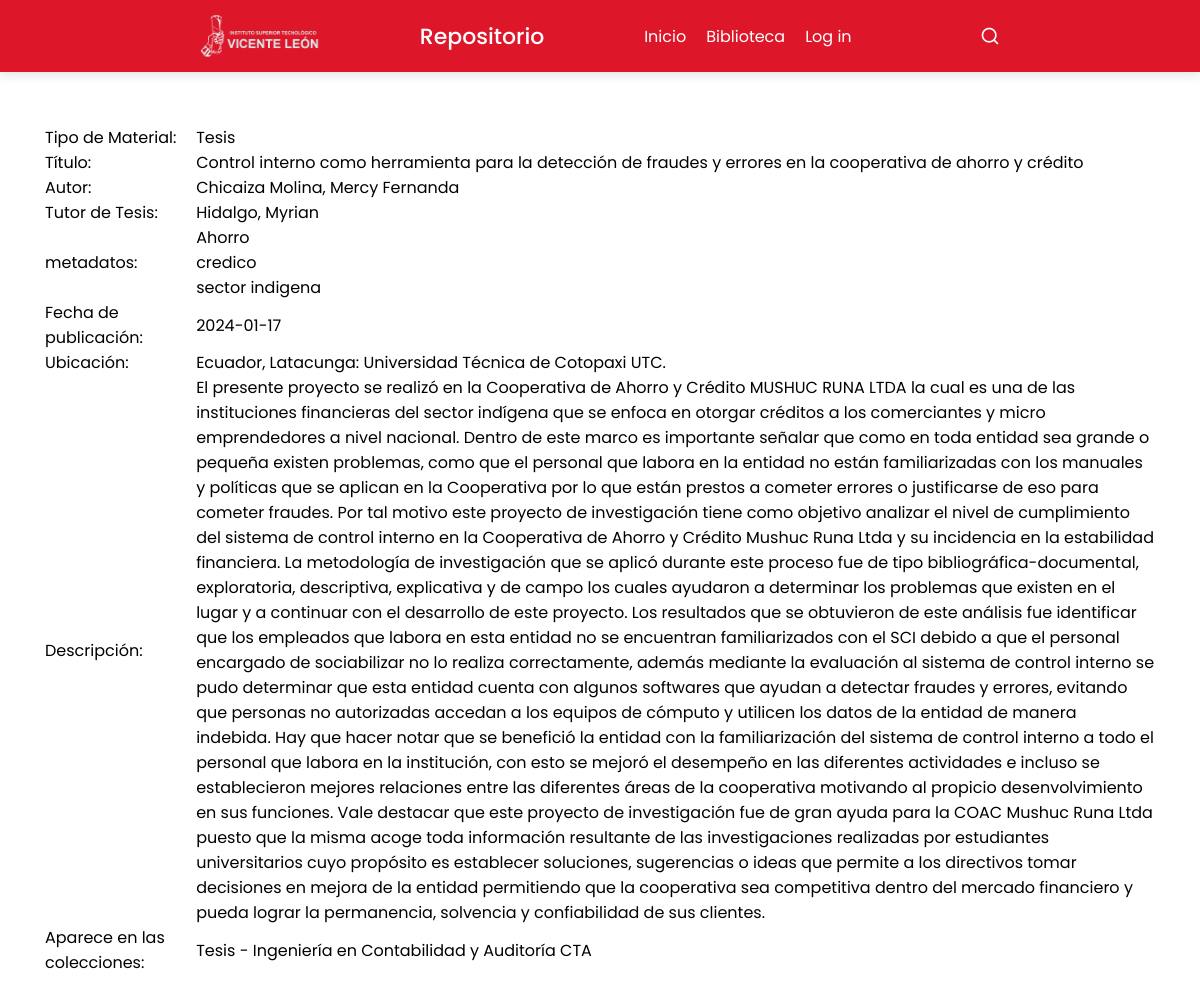
Page /handler?id=9 on the committed database.
### tables this page shows
CREATE TABLE `acaprojc` (
  `projc_cod_projc` int(11) NOT NULL,
  `projc_mat_projc` varchar(50) NOT NULL,
  `projc_tit_projc` varchar(200) NOT NULL,
  `projc_fec_projc` date NOT NULL,
  `projc_ubi_projc` varchar(200) NOT NULL,
  `projc_rem_projc` text NOT NULL,
  `projc_fil_projc` text NOT NULL,
  `projc_cod_colec` int(11) NOT NULL
);

CREATE TABLE `acaautor` (
  `autor_cod_autor` int(11) NOT NULL,
  `autor_nom_autor` varchar(100) NOT NULL,
  `autor_cod_projc` int(11) NOT NULL,
  `autor_cod_tutor` int(11) NOT NULL
);

CREATE TABLE `acatutor` (
  `tutor_cod_tutor` int(11) NOT NULL,
  `tutor_nom_tutor` varchar(100) NOT NULL
);

CREATE TABLE `acaplbrs` (
  `plbrs_cod_plbrs` int(11) NOT NULL,
  `plbrs_nom_plbrs` varchar(50) NOT NULL,
  `plbrs_cod_projc` int(11) NOT NULL
);

CREATE TABLE `acacolec` (
  `colec_cod_colec` int(11) NOT NULL,
  `colec_nom_colec` varchar(200) NOT NULL,
  `colec_cod_carer` int(11) NOT NULL
);

### database/results.php (called while the page is built, shortened)
<?php
    require_once('conexion.php');
    if($_SERVER["REQUEST_METHOD"]=='GET'){
      $id = $_GET['id'];
      $sql = "SELECT prj.projc_mat_projc,prj.projc_tit_projc,aut.autor_nom_autor,tor.tutor_nom_tutor,brs.plbrs_nom_plbrs,prj.projc_fec_projc,
      prj.projc_ubi_projc,prj.projc_rem_projc,erv.colec_nom_colec,car.carer_nom_carer,prj.projc_fil_projc FROM acaprojc prj
      JOIN acaautor aut
      ON aut.autor_cod_projc=prj.projc_cod_projc
      JOIN acatutor tor
      ON tor.tutor_cod_tutor=aut.autor_cod_tutor
      JOIN acaplbrs brs
      ON brs.plbrs_cod_projc=prj.projc_cod_projc
      JOIN acacolec erv
      ON erv.colec_cod_colec=prj.projc_cod_colec
      JOIN acacarer car
      ON car.carer_cod_carer=erv.colec_cod_carer
      where prj.projc_cod_projc='$id'";
      $library = $con->query($sql);
    }
?>

### handler.php (the view, shortened to what this page needs)
<?php
    require_once('./database/results.php');
    require_once('./header.php');
?>
    <br><br><br><br><br>
    <div class="container">
      <div>
          <?php
            while($available=mysqli_fetch_array($library)){
          ?>
            <table>
              <tr><td>Tipo de Material:&nbsp;</td><td><?=$available['projc_mat_projc'];?></td></tr>
              <tr><td>Título:&nbsp;</td><td><?=$available['projc_tit_projc'];?></td></tr>
              <tr><td>Autor:&nbsp;</td><td><?=$available['autor_nom_autor'];?></td></tr>
              <tr><td>Tutor de Tesis:&nbsp;</td><td><?=$available['tutor_nom_tutor'];?></td></tr>
              <tr><td>metadatos:&nbsp;&nbsp;&nbsp;&nbsp;&nbsp;&nbsp;&nbsp;&nbsp;&nbsp;&nbsp;&nbsp;&nbsp;&nbsp;</td><td>
              <?php
              $metadatas=explode(", ",$available['plbrs_nom_plbrs']);
              foreach($metadatas as $row){
              ?>
                <?=$row;?>
              <br />
              <?php
              }
              ?>
              </tr>
              <tr><td>Fecha de publicación:&nbsp;</td><td><?=(strpos($foo,'-0001-11-30') !== false)?"":date("Y-m-d", strtotime($available['projc_fec_projc']));?></td></tr>
              <tr><td>Ubicación:&nbsp;</td><td><?=$available['projc_ubi_projc'];?></td></tr>
              <tr><td>Descripción:&nbsp;</td><td><?=$available['projc_rem_projc'];?></td></tr>
              <tr><td>Aparece en las colecciones: </td><td><?=$available['colec_nom_colec'];?><br/></td></tr>
            </table>
            <br/>
          <?php }?>
      </div>
    </div>
  </body>
</html>

### css/formain.css (style rules this page uses)
* { margin: 0; padding: 0; box-sizing: border-box; font-family: "Poppins", sans-serif; }
body { background: #fff; }
table { border-collapse:collapse; overflow-x:auto; -webkit-overflow-scrolling:touch; }
.container { width:100%; padding-right:15px; padding-left:15px; margin-right:auto; margin-left:auto; }
@media (min-width:576px) { .container { max-width:540px } }
@media (min-width:768px) { .container { max-width:720px } }
@media (min-width:992px) { .container { max-width:960px } }
@media (min-width:1200px) { .container { max-width:1140px } }
@media (min-width:576px) { .container,.container-sm { max-width:540px } }
@media (min-width:768px) { .container,.container-md,.container-sm { max-width:720px } }
@media (min-width:992px) { .container,.container-lg,.container-md,.container-sm { max-width:960px } }
@media (min-width:1200px) { .container,.container-lg,.container-md,.container-sm,.container-xl { max-width:1140px } }

### rows in the picture
acaprojc: projc_mat_projc "Tesis", projc_tit_projc "Control interno como herramienta para la detección de fraudes y errores en la cooperativa de ahorro y crédito", acaautor.autor_nom_autor "Chicaiza Molina, Mercy Fernanda", acatutor.tutor_nom_tutor "Hidalgo, Myrian", acaplbrs.plbrs_nom_plbrs "Ahorro", acaplbrs.plbrs_nom_plbrs "credico", acaplbrs.plbrs_nom_plbrs "sector indigena", projc_fec_projc "2024-01-17", projc_ubi_projc "Ecuador, Latacunga: Universidad Técnica de Cotopaxi UTC.", projc_rem_projc "El presente proyecto se realizó en la Cooperativa de Ahorro y Crédito MUSHUC RUNA LTDA la cual es una de las instituciones financieras del sector indígena que se enfoca en otorgar créditos a los comerciantes y micro emprendedores a nivel nacional. Dentro de este marco es importante señalar que como en toda entidad sea grande o pequeña existen problemas, como que el personal que labora en la entidad no están familiarizadas con los manuales y políticas que se aplican en la Cooperativa por lo que están prestos a cometer errores o justificarse de eso para cometer fraudes. Por tal motivo este proyecto de investigación tiene como objetivo analizar el nivel de cumplimiento del sistema de control…", projc_cod_colec.colec_nom_colec "Tesis - Ingeniería en Contabilidad y Auditoría CTA"
